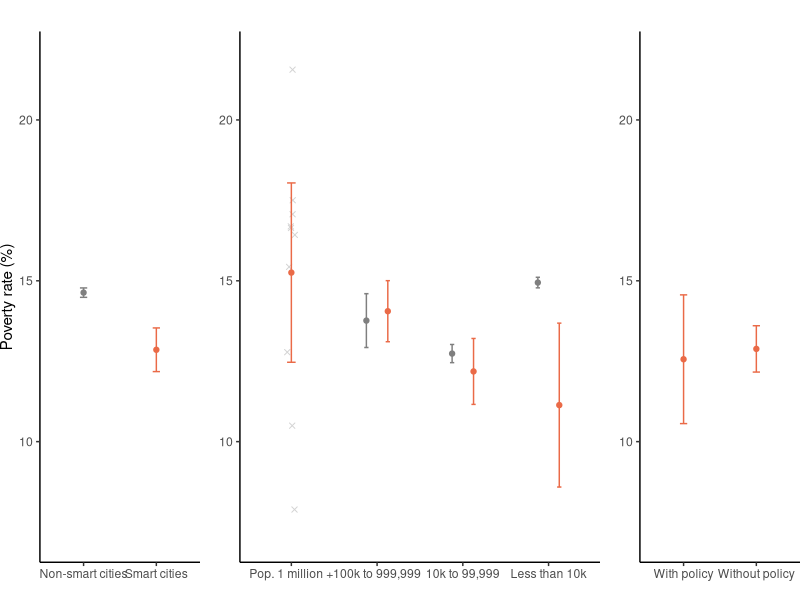
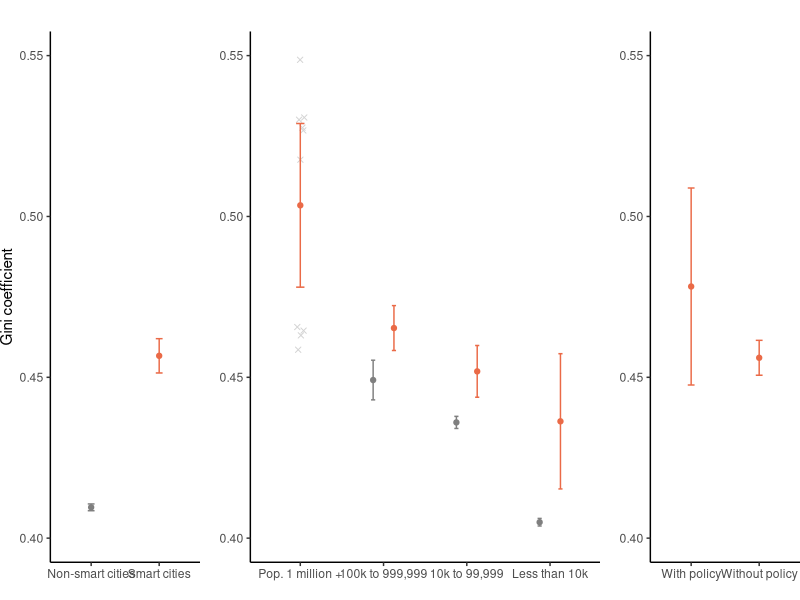
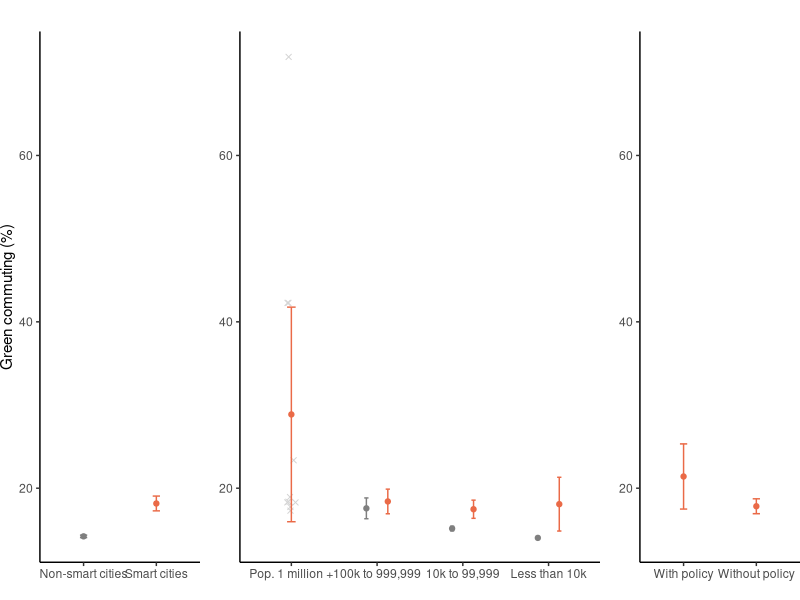
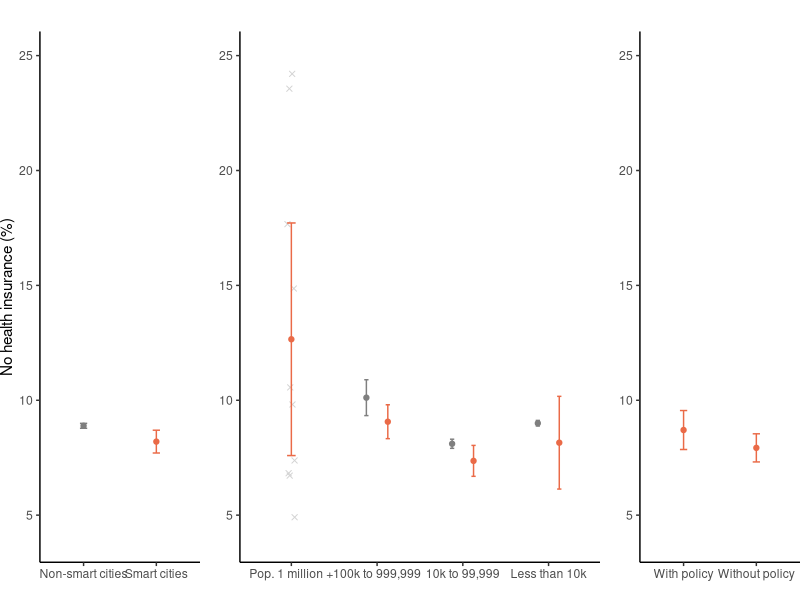
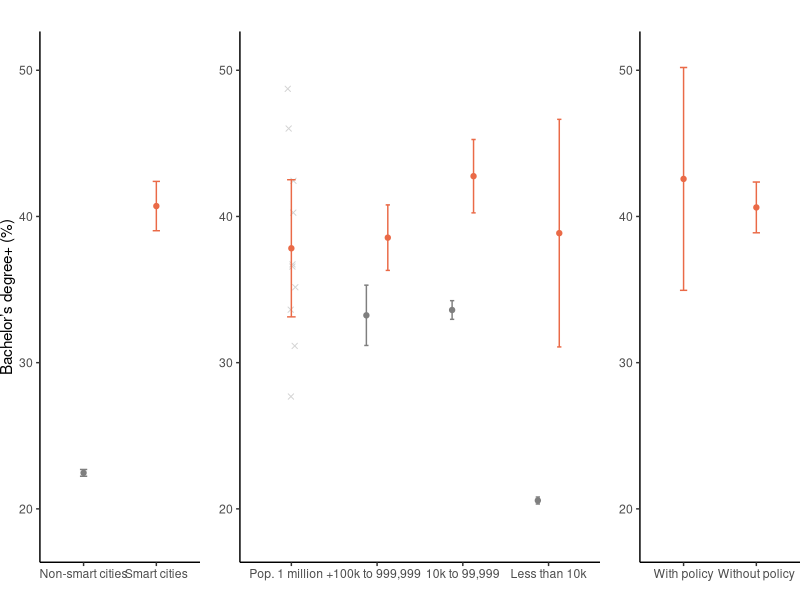
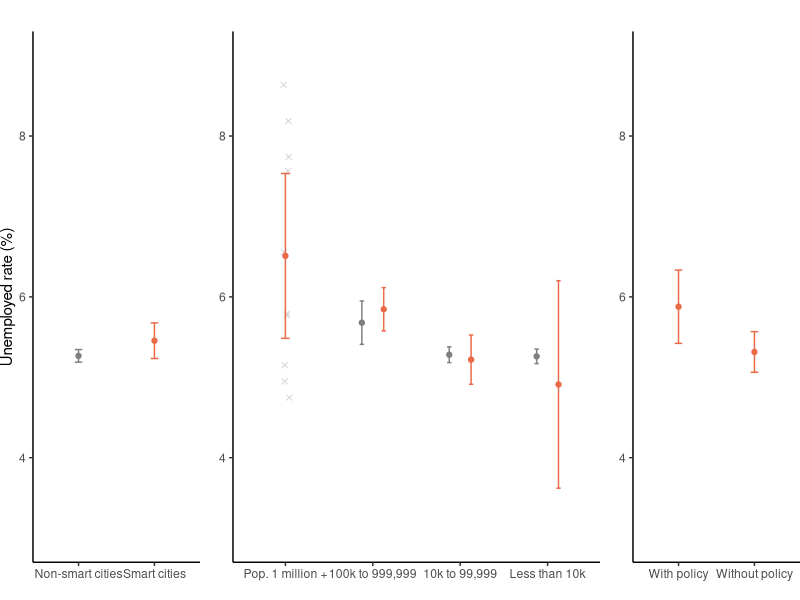
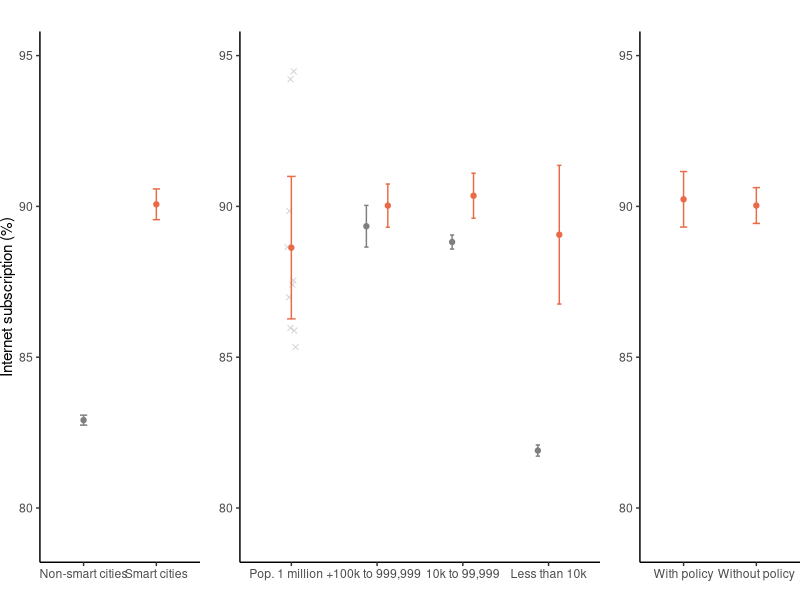

Source code (R) for these figures, in order:
## ---- chunk 1
library(tidyverse)
library(ggpubr)
## ---- chunk 2
acs <- read.csv("data/acs20240917.csv")
target <- read.csv("data/selected_targets20240214.csv")
smart <- acs %>% filter(smart==1) # only smart cities
## ---- chunk 3
smart <- merge(smart, target, by = "GISJOIN", all.x = TRUE)
smart[is.na(smart)] <- 0
## ---- chunk 4
head(smart)
## ---- chunk 5
#mycolor <- c("#596174","#ea6a47")
mycolor <- c("grey50","#ea6a47")
## ---- chunk 6
plot_ci <- function(data1, measure, ymin, ymax, data2, target, ylab) {
  sumtable <- data1 %>% group_by(smart) %>% summarise(mean = mean({{measure}}, na.rm=T), 
                                                n = n(),
                                                lowerint = t.test({{measure}})$conf.int[1], 
                                                upperint = t.test({{measure}})$conf.int[2],.groups = "drop")
  print(sumtable)
  
  plota <- ggplot(sumtable,aes(x = factor(smart, level=c("0", "1")), y = mean, color = as.factor(smart))) + 
    geom_errorbar(aes(ymin=lowerint, ymax=upperint), width=.1) + 
    scale_x_discrete(name =" ", labels = c("1"="Smart cities", "0"="Non-smart cities")) +
    geom_point() +
    ylim(ymin,ymax) +
    ylab(ylab) +
    scale_color_manual(values = mycolor, guide="none") +
    theme_classic() +
    theme(plot.margin = unit(c(0.8,0,0,0), 'cm'))
  
  sumtablep <- data1 %>% group_by(pop_size, smart) %>% summarise(mean = mean({{measure}}, na.rm=T), 
                                                n = n(),
                                                lowerint = t.test({{measure}})$conf.int[1], 
                                                upperint = t.test({{measure}})$conf.int[2], .groups = "drop")
  print(sumtablep)
  
  # Filter data for "Pop. 1 million +" only
  data1_filtered <- data1 %>% filter(pop_size == "4")
  
  plotc <- ggplot(sumtablep, aes(x = factor(pop_size, level=c("4", "3", "2", "1")), y = mean, color = as.factor(smart))) + 
    geom_jitter(data=data1_filtered, mapping=aes(x=factor(pop_size), y = {{measure}}), color = "lightgray", shape = 4, position =position_jitter(width = 0.05), show.legend = FALSE)+
    geom_errorbar(aes(ymin = lowerint, ymax = upperint), position = position_dodge(width=.5), width=.1) + 
    scale_x_discrete(name ="", labels = c("1"="Less than 10k", "2"="10k to 99,999", "3"="100k to 999,999", "4"="Pop. 1 million +")) +
    geom_point(position = position_dodge(width=.5)) +
    ylim(ymin,ymax) +
    ylab("") +
    scale_color_manual(values = mycolor, guide="none") +
    theme_classic()+
    theme(plot.margin = unit(c(0.8,0,0,0), 'cm'))
  
  sumtables <- data2 %>% group_by({{target}}) %>% summarise(mean = mean({{measure}}, na.rm=T),
  n = n(), lowerint = t.test({{measure}})$conf.int[1], upperint = t.test({{measure}})$conf.int[2], .groups = "drop")

  print(sumtables)
  
  plotb <- ggplot(sumtables,aes(x = factor({{target}}, level=c("1", "0")), y = mean)) + 
    geom_errorbar(aes(ymin = lowerint, ymax = upperint), color = "#ea6a47", width=.1) + 
    scale_x_discrete(name ="", labels = c("1"="With policy", "0"="Without policy")) +
    geom_point(color = "#ea6a47") +
    ylim(ymin,ymax) +
    ylab("") +
    theme_classic()+
    theme(plot.margin = unit(c(0.8,0,0,0), 'cm'))

  ggarrange(plota, plotc, plotb, ncol = 3, nrow = 1, widths = c(1, 2, 1) )
}
## ---- chunk 7
p1_1 <- plot_ci(acs, poverty, 7, 22, smart, SDG1_1, "Poverty rate (%)")
## ---- chunk 8
p3_8 <- plot_ci(acs, no_insurance, 4, 25, smart, SDG3_8, "No health insurance (%)")
## ---- chunk 9
p4_3 <- plot_ci(acs, bachelor, 18, 51, smart, SDG4_3, "Bachelor’s degree+ (%)")
## ---- chunk 10
p8_5 <- plot_ci(acs, unemp, 3, 9, smart, SDG8_5, "Unemployed rate (%)")
## ---- chunk 11
p9_c <- plot_ci(acs, internet, 79, 95, smart, SDG9_c, "Internet subscription (%)")
## ---- chunk 12
p10_4 <- plot_ci(acs, gini, 0.4, 0.55, smart, SDG10_4, "Gini coefficient")
## ---- chunk 13
p11_2 <- plot_ci(acs, green_commute, 14, 72, smart, SDG11_2, "Green commuting (%)")
## ---- chunk 14
#ggarrange(p9_c, p11_2, p4_3, p10_4, p1_1, p3_8, p8_5, ncol = 1, nrow = 7, labels = "auto", label.x = 0.97) %>% ggsave(width=10, height=13, filename = "figure/acs_points.pdf")
